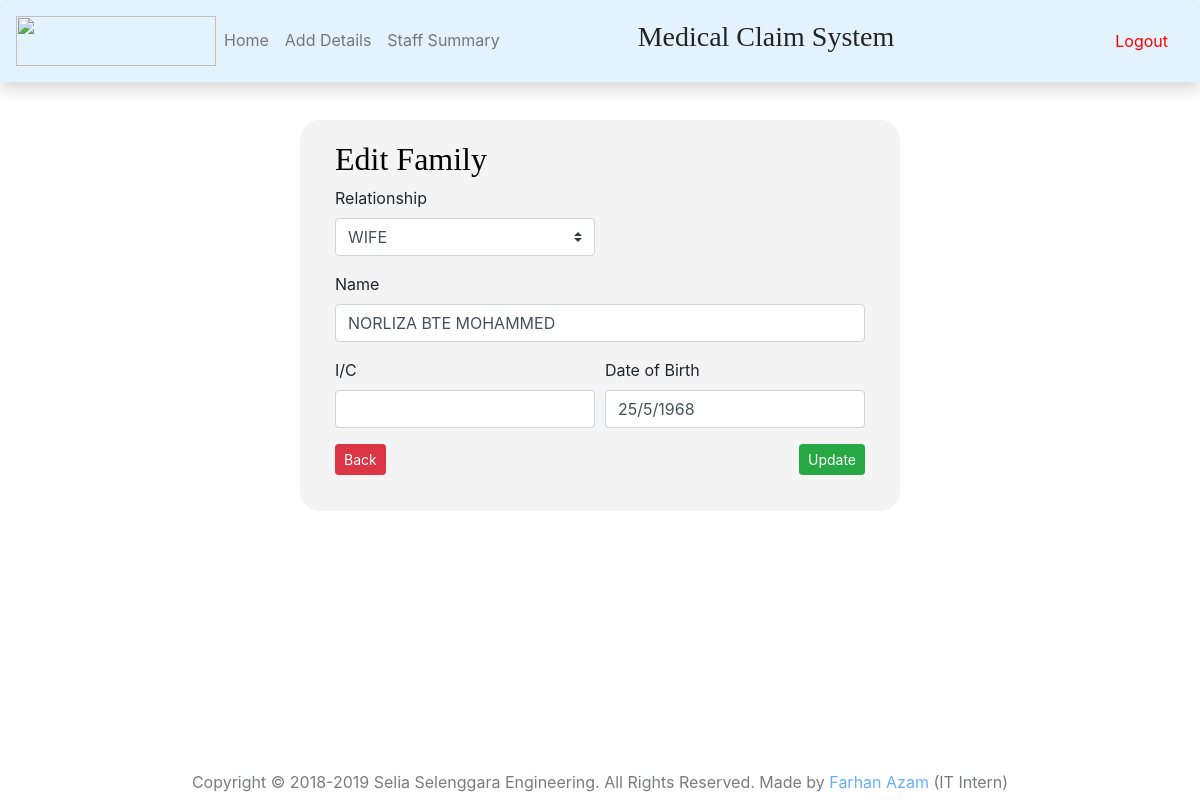
/stafffamilyedit.php?id=1, run on the app's committed database.
### tables this page shows
CREATE TABLE `family` (
  `id` int(100) NOT NULL,
  `staffno` varchar(15) NOT NULL,
  `relationship` varchar(15) NOT NULL,
  `name` varchar(50) NOT NULL,
  `ic` varchar(100) NOT NULL,
  `dob` varchar(10) NOT NULL
);

### stafffamilyedit.php (the view, shortened to what this page needs)
<?php
    include("config.php");
?>
<?php
    $id = $_GET['id'];
    $staffno = $_GET['staffno'];
    $result = mysqli_query($conn, "SELECT * FROM family WHERE id=$id ");
    while($res = mysqli_fetch_array($result))
    {
        $relationship = $res['relationship'];
        $name = $res['name'];
        $ic = $res['ic'];
        $dob = $res['dob'];
    }
?>
<html>
    <head>
        <link rel="stylesheet" href="https://stackpath.bootstrapcdn.com/bootstrap/4.1.3/css/bootstrap.min.css">
    </head>
    <body>
        <?php include 'navbar.php'; ?>
        <div class="container col-6" style="background-color: #f4f4f4; border-top-left-radius: 20px; border-top-right-radius: 20px; border-bottom-right-radius: 20px; border-bottom-left-radius: 20px; margin-top: 120px;">
                <form action="stafffamilyedit.php" method="post">
                        <div class="card-body col-md-12" style="background-color: #f4f4f4">
                            <h2 style="font-family:Trebuchet MS; color:black;">Edit Family</h2>
                            <div class="form-row">
                                <div class="form-group col-md-6">
                                    <label for="inputZip">Relationship</label>
                                    <select class="custom-select" name="relationship">
                                        <option value="WIFE" <?php if($relationship=="WIFE") echo 'selected="selected"'; ?>>WIFE</option>
                                    </select>
                                </div>
                            </div>
                            <div class="form-row">
                                <div class="form-group col-md-12">
                                    <label for="inputEmail4">Name</label>
                                    <input type="text" name="name" class="form-control" style="text-transform:uppercase;" value="<?php echo $name;?>" required>
                                </div>
                            </div>
                            <div class="form-row">
                                <div class="form-group col-md-6">
                                    <label for="inputPassword4">I/C</label>
                                    <input id="ic" name="ic" type="text" size="12" maxlength="12" onchange="cal()" class="form-control" value="<?php echo $ic;?>" required>
                                </div>
                                <div class="form-group col-md-6">
                                    <label for="inputCity">Date of Birth</label>
                                    <input id="numdays2" name="dob" type="text" size="12" maxlength="12" onchange="cal()" class="form-control" value="<?php echo $dob;?>" required>
                                </div>
                            </div>
                            <div class="form-row">
                                <div class="form-group col-md-3">
                                    <a href="staffprofile.php?id=<?php echo $staffno; ?>" class="btn btn-danger btn-sm float-left" role="button">Back</a>
                                </div>
                                <div class="form-group col-md-9">
                                    <input type="submit" name="update" value="Update" class="btn btn-success btn-sm float-right">
                                </div>
                            </div>
                        </div>
                </form>
        </div>
        <br>
        <br>
        <div id="footer">
            <div class="container" align="center">
                <div class="row">
                    <div class="col">
                        Copyright &copy; 2018-<?php echo date("Y");?> Selia Selenggara Engineering. All Rights Reserved. Made by <a href="https://www.instagram.com/paan_azam13/">Farhan Azam</a> (IT Intern)
                    </div>
                </div>
            </div>
        </div>
    </body>
</html>

### stafffamilyedit.php (style rules this page uses)
body { overflow-x: hidden; background-image: url("imgs/8.jpg"); background-size: cover; }
#footer { bottom:0; width:100%; height:30px; background: white; opacity: 0.6; position: fixed; }

### data on the page
family: relationship "WIFE", name "NORLIZA BTE MOHAMMED", dob "25/5/1968"
